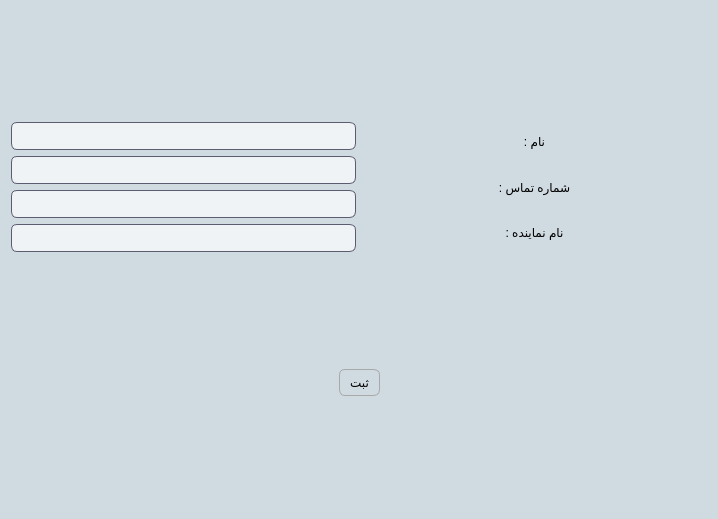
<?xml version="1.0" encoding="UTF-8"?>
<ui version="4.0">
 <class>CustomerForm</class>
 <widget class="QWidget" name="CustomerForm">
  <property name="geometry">
   <rect>
    <x>0</x>
    <y>0</y>
    <width>718</width>
    <height>519</height>
   </rect>
  </property>
  <property name="windowTitle">
   <string>مشتری ها</string>
  </property>
  <property name="styleSheet">
   <string notr="true">QPushButton {
    background-color: rgb(228, 229, 244); /* Light gray background */
    border: 1px solid #a9a9a9; /* Darker gray border for a 3D effect */
    border-radius: 6px; /* Rounded corners */
    padding: 5px 10px; /* Padding for a button-like appearance */
    color: black; /* Text color */
    
    /* Subtle gradient for a shiny effect */
    background: qlineargradient(spread:pad, x1:0, y1:0, x2:0, y2:1, 
                                stop:0 #f0f0f0, stop:1 #d3d3d3);
}

QPushButton:hover {
    background-color: #e6e6e6; /* Change to a lighter shade on hover */
    border-color: #b0b0b0; /* Change border color on hover */
}

QPushButton:pressed {
    background-color: #bfbfbf; /* Darker gray when pressed */
    border-color: #808080; /* Slightly darker border when pressed */
}


QWidget {font: 12pt &quot;Segoe UI&quot;;}
QWidget {
    background-color: #d0dae1; /* Dark background color for the entire widget */
    font: 12pt &quot;Segoe UI&quot;;
}

/* Style for QLineEdit with a darker background and smoother edges */
QLineEdit {
    background-color: #eff3f5; /* Darker grayish background */
    color: #000000; /* Light text color for readability */
    border: 1px solid #5c5c70; /* Slightly lighter border for contrast */
    border-radius: 6px; /* Smooth, rounded edges */
    padding: 5px; /* Padding for a cleaner look */
    font: 12pt &quot;Segoe UI&quot;;
}

QLineEdit:focus {
    border-color: #7878a0; /* Lighter border color on focus */
    background-color: #e0e6eb; /* Slightly lighter background on focus */
}

QTextBrowser {
    background-color: #eff3f5; /* Darker grayish background */
    color: #000000; /* Light text color for readability */
    border: 1px solid #5c5c70; /* Slightly lighter border for contrast */
    border-radius: 6px; /* Smooth, rounded edges */
    padding: 5px; /* Padding for a cleaner look */
    font: 12pt &quot;Segoe UI&quot;;
}

QTextBrowser:focus {
    border-color: #7878a0; /* Lighter border color on focus */
    background-color: #e0e6eb; /* Slightly lighter background on focus */
}

QCheckBox {
    color: #000000; /* Light text color for dark background */
    font: 12pt &quot;Segoe UI&quot;;
}

QCheckBox:disabled {
    color: #000000; /* Same text color for disabled state */
    opacity: 1; /* Remove opacity reduction */
}

/* Blue indicator for checked and disabled QCheckBox */
QCheckBox::indicator:checked:disabled {
    background-color: #92a8b9; /* Blue color to appear as enabled */
	opacity: 1;
   /* border: 1px solid #3a7bd5;  Blue border to match the indicator */
}

QCheckBox::indicator:disabled {
    opacity: 1; /* Remove opacity change for checkbox indicator */
}

/* Background color for QWidget */
/* Style for the vertical scrollbar */
QScrollBar:vertical {
    background: #eff3f5; /* Background color of the scrollbar */
    width: 10px; /* Width of the scrollbar */
    margin: 0px 0px 0px 0px; /* Margins around the scrollbar */
    border-radius: 5px; /* Rounded edges for the scrollbar track */
}

/* Style for the horizontal scrollbar */
QScrollBar:horizontal {
    background: #eff3f5; /* Background color of the scrollbar */
    height: 10px; /* Height of the scrollbar */
    margin: 0px 0px 0px 0px; /* Margins around the scrollbar */
    border-radius: 5px; /* Rounded edges for the scrollbar track */
}

/* Handle (scroller) styling for both horizontal and vertical scrollbars */
QScrollBar::handle:vertical, QScrollBar::handle:horizontal {
    background: #92a8b9; /* Color of the scroller */
    min-height: 20px; /* Minimum height for the vertical handle */
    min-width: 20px; /* Minimum width for the horizontal handle */
    border-radius: 5px; /* Smooth, rounded edges for the handle */
}

QScrollBar::handle:vertical:hover, QScrollBar::handle:horizontal:hover {
    background: #b1c1cd; /* Slightly lighter color on hover for the handle */
}

/* Remove the top/bottom buttons on the scrollbar */
QScrollBar::add-line:vertical, QScrollBar::sub-line:vertical,
QScrollBar::add-line:horizontal, QScrollBar::sub-line:horizontal {
    background: none; /* No additional lines/buttons */
    height: 0px;
    width: 0px;
}

QScrollBar::add-page:vertical, QScrollBar::sub-page:vertical,
QScrollBar::add-page:horizontal, QScrollBar::sub-page:horizontal {
    background: none; /* No page scroll styling */
}
QTextEdit {
    background-color: #eff3f5; /* Darker grayish background */
    color: #000000; /* Light text color for readability */
    border: 1px solid #5c5c70; /* Slightly lighter border for contrast */
    border-radius: 6px; /* Smooth, rounded edges */
    padding: 5px; /* Padding for a cleaner look */
    font: 12pt &quot;Segoe UI&quot;;
}

QTextEdit:focus {
    border-color: #7878a0; /* Lighter border color on focus */
    background-color: #e0e6eb; /* Slightly lighter background on focus */
}
QComboBox {
    background-color: #eff3f5; /* Darker grayish background */
    color: #000000; /* Light text color for readability */
    border: 1px solid #5c5c70; /* Slightly lighter border for contrast */
    border-radius: 6px; /* Smooth, rounded edges */
    padding: 5px; /* Padding for a cleaner look */
    font: 12pt &quot;Segoe UI&quot;;
}

QComboBox:focus {
    border-color: #7878a0; /* Lighter border color on focus */
    background-color: #e0e6eb; /* Slightly lighter background on focus */
}
QDateEdit {
    background-color: #eff3f5; /* Darker grayish background */
    color: #000000; /* Light text color for readability */
    border: 1px solid #5c5c70; /* Slightly lighter border for contrast */
    border-radius: 6px; /* Smooth, rounded edges */
    padding: 5px; /* Padding for a cleaner look */
    font: 12pt &quot;Segoe UI&quot;;
}

QDateEdit:focus {
    border-color: #7878a0; /* Lighter border color on focus */
    background-color: #e0e6eb; /* Slightly lighter background on focus */
}</string>
  </property>
  <layout class="QVBoxLayout" name="verticalLayout">
   <item>
    <layout class="QGridLayout" name="gridLayout_3">
     <item row="0" column="1">
      <layout class="QGridLayout" name="gridLayout_2">
       <property name="sizeConstraint">
        <enum>QLayout::SizeConstraint::SetNoConstraint</enum>
       </property>
       <item row="3" column="0">
        <widget class="QLineEdit" name="lineEdit_4">
         <property name="sizePolicy">
          <sizepolicy hsizetype="Preferred" vsizetype="Fixed">
           <horstretch>0</horstretch>
           <verstretch>0</verstretch>
          </sizepolicy>
         </property>
        </widget>
       </item>
       <item row="2" column="0">
        <widget class="QLineEdit" name="lineEdit_3">
         <property name="sizePolicy">
          <sizepolicy hsizetype="Preferred" vsizetype="Fixed">
           <horstretch>0</horstretch>
           <verstretch>0</verstretch>
          </sizepolicy>
         </property>
        </widget>
       </item>
       <item row="1" column="0">
        <widget class="QLineEdit" name="lineEdit_2">
         <property name="sizePolicy">
          <sizepolicy hsizetype="Preferred" vsizetype="Fixed">
           <horstretch>0</horstretch>
           <verstretch>0</verstretch>
          </sizepolicy>
         </property>
        </widget>
       </item>
       <item row="0" column="0">
        <widget class="QLineEdit" name="lineEdit">
         <property name="sizePolicy">
          <sizepolicy hsizetype="Preferred" vsizetype="Fixed">
           <horstretch>0</horstretch>
           <verstretch>0</verstretch>
          </sizepolicy>
         </property>
         <property name="readOnly">
          <bool>true</bool>
         </property>
        </widget>
       </item>
      </layout>
     </item>
     <item row="0" column="2">
      <layout class="QGridLayout" name="gridLayout">
       <property name="sizeConstraint">
        <enum>QLayout::SizeConstraint::SetNoConstraint</enum>
       </property>
       <item row="0" column="0">
        <widget class="QLabel" name="label_2">
         <property name="text">
          <string>نام :</string>
         </property>
         <property name="alignment">
          <set>Qt::AlignmentFlag::AlignCenter</set>
         </property>
        </widget>
       </item>
       <item row="1" column="0">
        <widget class="QLabel" name="label_3">
         <property name="text">
          <string>شماره تماس :</string>
         </property>
         <property name="alignment">
          <set>Qt::AlignmentFlag::AlignCenter</set>
         </property>
        </widget>
       </item>
       <item row="2" column="0">
        <widget class="QLabel" name="label_4">
         <property name="text">
          <string>نام نماینده :</string>
         </property>
         <property name="alignment">
          <set>Qt::AlignmentFlag::AlignCenter</set>
         </property>
        </widget>
       </item>
      </layout>
     </item>
    </layout>
   </item>
   <item>
    <layout class="QGridLayout" name="gridLayout_4">
     <item row="0" column="0">
      <spacer name="horizontalSpacer">
       <property name="orientation">
        <enum>Qt::Orientation::Horizontal</enum>
       </property>
       <property name="sizeHint" stdset="0">
        <size>
         <width>40</width>
         <height>20</height>
        </size>
       </property>
      </spacer>
     </item>
     <item row="0" column="1">
      <widget class="QPushButton" name="pushButton">
       <property name="text">
        <string>ثبت</string>
       </property>
      </widget>
     </item>
     <item row="0" column="2">
      <spacer name="horizontalSpacer_2">
       <property name="orientation">
        <enum>Qt::Orientation::Horizontal</enum>
       </property>
       <property name="sizeHint" stdset="0">
        <size>
         <width>40</width>
         <height>20</height>
        </size>
       </property>
      </spacer>
     </item>
    </layout>
   </item>
  </layout>
 </widget>
 <tabstops>
  <tabstop>lineEdit</tabstop>
  <tabstop>lineEdit_2</tabstop>
  <tabstop>lineEdit_3</tabstop>
  <tabstop>lineEdit_4</tabstop>
  <tabstop>pushButton</tabstop>
 </tabstops>
 <resources/>
 <connections/>
</ui>
